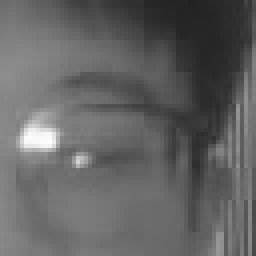
#> input picture images/blind/blind_000.jpg, 64 x 64 px, found by its file name (shown 4 times larger); its folder holds only this picture in this run
$ python validate_v5.py ../images/blind/blind_000.jpg
#> lines starting #> are read from the running program, lines starting #| are printed output that depends on the picture; after the words box and inside, x2 and y2 are one past the last pixel; in counts of white or black regions, pixels touching at a corner belong together
"""Validate V5: morphology pipeline + multi-feature decision tree."""
import os, sys, numpy as np, cv2, json

BASE_DIR = os.path.join(os.path.dirname(__file__), '..', 'images_latest')
CLASSES = ['blind', 'center', 'down', 'left', 'right', 'up']

# ── tunable parameters ──────────────────────────────────
P = {
    'blind_mean':      95,      # mean > this → blind candidate
    'blind_std':        28,     # std < this → blind candidate
    'comp_min_area':     3,     # min component area
    'comp_max_area':   400,     # max component area
    'comp_min_circ':     0.30,  # min circularity
    'comp_max_dist':    20,     # max distance from center
    'comp_min_cy':      12,     # eyebrow rejection (y coordinate)
    'up_area_max':      55,     # area < this → up candidate
    'up_top_ratio':      0.55,  # top half dark ratio > this → up
    'down_area_min':   150,     # area > this → down candidate
    'left_ratio':        0.55,  # left half dark ratio > this → left
    'right_ratio':       0.50,  # right half dark ratio > this → right
    'center_dx_max':     3.0,   # |dx| < this → center x
    'center_dy_max':     3.0,   # |dy| < this → center y
    'cx_left':          17,     # cx < this → left (fallback)
    'cx_right':         22,     # cx > this → right (fallback)
    'cy_up':            17,     # cy < this → up (fallback)
    'cy_down':          22,     # cy > this → down (fallback)
}


def extract_features(mirrored_crop):
    """Returns dict of features, or None if no pupil found."""
    mean_val = float(np.mean(mirrored_crop))
    std_val = float(np.std(mirrored_crop))

    blur = cv2.GaussianBlur(mirrored_crop, (3, 3), 0)
    _, thresh = cv2.threshold(blur, 0, 255, cv2.THRESH_BINARY_INV + cv2.THRESH_OTSU)

    # Step 3: 3x3 close → fill small holes inside pupil (iRIS reflection)
    kernel3 = cv2.getStructuringElement(cv2.MORPH_ELLIPSE, (3, 3))
    closed = cv2.morphologyEx(thresh, cv2.MORPH_CLOSE, kernel3)

    # Step 4: 5x5 open → kill lashes, keep pupil
    kernel5 = cv2.getStructuringElement(cv2.MORPH_ELLIPSE, (5, 5))
    opened = cv2.morphologyEx(closed, cv2.MORPH_OPEN, kernel5)

    # Global dark pixel stats (on opened image)
    dark_f = (opened > 0).astype(np.float32)
    dark_total = float(np.sum(dark_f))
    dark_pct = dark_total / 1600.0

    col_dk = np.sum(dark_f, axis=0)
    row_dk = np.sum(dark_f, axis=1)

    left_total = float(np.sum(col_dk[:20]))
    right_total = float(np.sum(col_dk[20:]))
    top_total = float(np.sum(row_dk[:20]))
    bot_total = float(np.sum(row_dk[20:]))

    if dark_total > 0:
        left_ratio = left_total / dark_total
        top_ratio = top_total / dark_total
    else:
        left_ratio = 0.5
        top_ratio = 0.5

    # Step 5: connected components
    num_labels, labels, stats, centroids = cv2.connectedComponentsWithStats(
        opened, connectivity=8)

    best_area = 0
    best_cx = -1
    best_cy = -1
    best_circ = 0

    for i in range(1, num_labels):
        area = stats[i, cv2.CC_STAT_AREA]
        if area < P['comp_min_area'] or area > P['comp_max_area']:
            continue

        comp_mask = (labels == i).astype(np.uint8)
        conts, _ = cv2.findContours(comp_mask, cv2.RETR_EXTERNAL, cv2.CHAIN_APPROX_SIMPLE)
        if not conts:
            continue
        c = conts[0]
        area_c = cv2.contourArea(c)
        peri = cv2.arcLength(c, True)
        if peri == 0:
            continue
        circ = 4 * np.pi * area_c / (peri * peri)
        if circ < P['comp_min_circ']:
            continue

        cx, cy = centroids[i]
        dist = np.sqrt((cx - 19.5) ** 2 + (cy - 19.5) ** 2)
        if dist > P['comp_max_dist']:
            continue
        if cy < P['comp_min_cy']:
            continue

        if area > best_area:
            best_area = area
            best_cx = cx
            best_cy = cy
            best_circ = circ

    return {
        'mean': mean_val, 'std': std_val,
        'dark_pct': dark_pct, 'dark_total': dark_total,
        'left_ratio': left_ratio, 'top_ratio': top_ratio,
        'pupil_area': best_area, 'pupil_cx': best_cx,
        'pupil_cy': best_cy, 'pupil_circ': best_circ,
        'dx': best_cx - 19.5 if best_cx > 0 else 0,
        'dy': best_cy - 19.5 if best_cy > 0 else 0,
    }


def classify(f):
    """Decision tree using extracted features. Returns class_idx."""
    # Blind: bright + low texture
    if f['mean'] > P['blind_mean'] and f['std'] < P['blind_std']:
        return 0  # blind

    # No pupil component found → check dark stats for blind vs center fallback
    if f['pupil_area'] < P['comp_min_area']:
        if f['dark_pct'] < 0.06:
            return 0  # blind (hardly any dark)
        if f['mean'] > 85:
            return 0  # blind
        return 1  # center fallback

    area = f['pupil_area']
    left_r = f['left_ratio']
    top_r = f['top_ratio']
    dx = f['dx']
    dy = f['dy']
    cx = f['pupil_cx']
    cy = f['pupil_cy']

    # Up: small pupil + top-heavy dark
    if area < P['up_area_max'] and top_r > P['up_top_ratio']:
        return 5

    # Down: large pupil (iris fully exposed)
    if area > P['down_area_min']:
        return 2

    # Left: dark biased to left side of mirrored image
    if left_r > P['left_ratio']:
        return 3

    # Right: dark biased to right side
    right_r = 1.0 - left_r
    if right_r > P['right_ratio']:
        return 4

    # Center: pupil near center
    if abs(dx) < P['center_dx_max'] and abs(dy) < P['center_dy_max']:
        return 1

    # Fallback by centroid position
    if cx > 0 and cy > 0:
        if cy < P['cy_up']:
            return 5
        elif cy > P['cy_down']:
            return 2
        elif cx < P['cx_left']:
            return 3
        elif cx > P['cx_right']:
            return 4

    return 1  # center fallback


def evaluate(params_override=None):
    """Run evaluation, return (confusion_matrix, per_class_correct, per_class_total, details)."""
    global P
    saved = dict(P)
    if params_override:
        P.update(params_override)

    confusion = np.zeros((6, 6), dtype=int)
    details = {c: {'correct': 0, 'total': 0, 'mis': []} for c in CLASSES}

    for ti, tcls in enumerate(CLASSES):
        d = os.path.join(BASE_DIR, tcls)
        if not os.path.isdir(d):
            continue
        for fname in sorted(os.listdir(d)):
            if not fname.lower().endswith('.jpg'):
                continue
            fpath = os.path.join(d, fname)
            img = cv2.imread(fpath, cv2.IMREAD_GRAYSCALE)
#> img is the input picture: shape (64, 64); min 34, max 255, mean 98.9
            if img is None:
                continue

            mirrored = cv2.flip(img, 1)
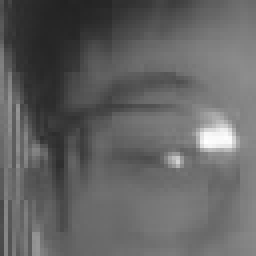
#> mirrored: shape (64, 64) (shown 4 times larger); min 34, max 255, mean 98.9
            f = extract_features(mirrored)
#> in extract_features, `mean_val = float(np.mean(mirrored_crop))`: mean_val = 98.86
#> in extract_features, `std_val = float(np.std(mirrored_crop))`: std_val = 32.33
#> in extract_features, `_, thresh = cv2.threshold(blur, 0, 255, cv2.THRESH_BINARY_INV + cv2.TH..`:
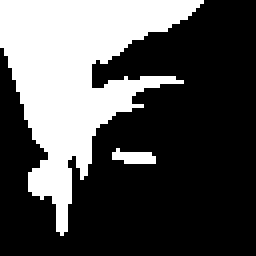
#> thresh: shape (64, 64) (shown 4 times larger); 32% white; 2 white regions, box (x1, y1, x2, y2) and area: (0, 0, 51, 59) 1282, (28, 37, 39, 41) 30
#> in extract_features, `closed = cv2.morphologyEx(thresh, cv2.MORPH_CLOSE, kernel3)`:
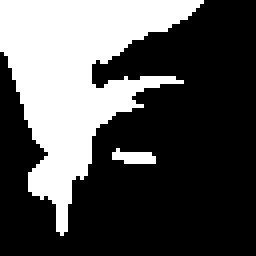
#> closed: shape (64, 64) (shown 4 times larger); 32.4% white; 2 white regions, box (x1, y1, x2, y2) and area: (0, 0, 51, 59) 1298, (28, 37, 39, 41) 30
#> in extract_features, `opened = cv2.morphologyEx(closed, cv2.MORPH_OPEN, kernel5)`:
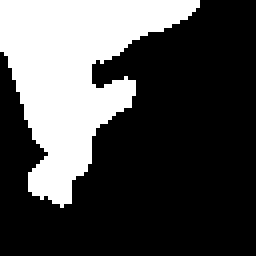
#> opened: shape (64, 64) (shown 4 times larger); 30.2% white; 1 white region, box (x1, y1, x2, y2) and area: (0, 0, 50, 52) 1235
#> in extract_features, `dark_total = float(np.sum(dark_f))`: dark_total = 1235
#> in extract_features, `dark_pct = dark_total / 1600.0`: dark_pct = 0.772
#> in extract_features, `col_dk = np.sum(dark_f, axis=0)`: col_dk = 64 values, max 52 at index 15, min 0 at index 50, mean 19.3
#> in extract_features, `row_dk = np.sum(dark_f, axis=1)`: row_dk = 64 values, max 50 at index 0, min 0 at index 52, mean 19.3
#> in extract_features, `left_total = float(np.sum(col_dk[:20]))`: left_total = 756
#> in extract_features, `right_total = float(np.sum(col_dk[20:]))`: right_total = 479
#> in extract_features, `top_total = float(np.sum(row_dk[:20]))`: top_total = 701
#> in extract_features, `bot_total = float(np.sum(row_dk[20:]))`: bot_total = 534
#> in extract_features, `left_ratio = left_total / dark_total`: left_ratio = 0.612
#> in extract_features, `top_ratio = top_total / dark_total`: top_ratio = 0.568
#> in extract_features, `num_labels, labels, stats, centroids = cv2.connectedComponentsWithStat..`: num_labels = 2; stats = [[0, 0, 64, 64, 2861], [0, 0, 50, 52, 1235]]; centroids = [[37.33, 37.31], [18, 18.05]]
#> the loop in extract_features, `for i in range(1, num_labels):` made 1 pass
#> area on pass 1: 1235
#> after the loop in extract_features, `for i in range(1, num_labels):`: best_area = 0; best_cx = -1
#> f = 12 items
            pred = classify(f)
#> pred = 0

            confusion[ti][pred] += 1
            details[tcls]['total'] += 1
            if pred == ti:
                details[tcls]['correct'] += 1
            else:
                details[tcls]['mis'].append(fname)

    P.update(saved)  # restore
    return confusion, details


def print_report(confusion, details):
    total_correct = sum(d['correct'] for d in details.values())
    total_all = sum(d['total'] for d in details.values())

    print(f"\n{'True':>8} | {'Pred':>6} " + " | ".join(f"{c:>5}" for c in CLASSES) + f" | {'Acc':>6}")
    print("-" * 85)
    for ti, tcls in enumerate(CLASSES):
        n = details[tcls]['total']
        if n == 0:
            continue
        c = details[tcls]['correct']
        row = " ".join(f"{confusion[ti][pi]:>5d}" for pi in range(6))
        print(f"{tcls:>8} | {'':>6} " + row + f" | {c/n:>5.1%}")
    print("-" * 85)
    if total_all > 0:
        summary = " ".join(f"{np.sum(confusion[:, pi]):>5d}" for pi in range(6))
        print(f"{'TOTAL':>8} | {'':>6} " + summary + f" | {total_correct / total_all:>5.1%}")


def show_mis(details):
    print("\nMisclassified:")
    for cls in CLASSES:
        mis = details[cls]['mis']
        if mis:
            print(f"  {cls:>8}: {len(mis)}/{details[cls]['total']} — {', '.join(mis[:5])} ..." if len(mis) > 5 else f"  {cls:>8}: {len(mis)}/{details[cls]['total']} — {', '.join(mis)}")


# ── main ─────────────────────────────────────────────
if __name__ == '__main__':
    import sys
    if '--diag' in sys.argv:
        print("=" * 70)
        print("Feature diagnostic per class")
        print("=" * 70)
        for cls in CLASSES:
            d = os.path.join(BASE_DIR, cls)
            if not os.path.isdir(d):
                continue
            areas, left_r, top_r, dxs, dys, dark_ct = [], [], [], [], [], []
            found = 0
            for fname in sorted(os.listdir(d)):
                if not fname.lower().endswith('.jpg'):
                    continue
                img = cv2.imread(os.path.join(d, fname), cv2.IMREAD_GRAYSCALE)
                if img is None: continue
                mirrored = cv2.flip(img, 1)
                f = extract_features(mirrored)
                if f['pupil_area'] > 0:
                    areas.append(f['pupil_area'])
                    left_r.append(f['left_ratio'])
                    top_r.append(f['top_ratio'])
                    dxs.append(f['dx'])
                    dys.append(f['dy'])
                    found += 1
                dark_ct.append(f['dark_total'])
            print(f"\n{cls:>8}: {found}/{len(dark_ct)} pupil found")
            if areas:
                a = np.array(areas)
                print(f"  area   : mean={a.mean():.0f} min={a.min():.0f} max={a.max():.0f}  <50:{np.sum(a<50)}  >150:{np.sum(a>150)}")
            if left_r:
                lr = np.array(left_r)
                print(f"  left_r : mean={lr.mean():.3f} min={lr.min():.3f} max={lr.max():.3f}  >0.55:{np.sum(lr>0.55)}  <0.45:{np.sum(lr<0.45)}")
            if dxs:
                dx = np.array(dxs); dy = np.array(dys)
                print(f"  dx     : mean={dx.mean():+.1f} std={dx.std():.1f}  |x|<3:{np.sum(np.abs(dx)<3)}")
                print(f"  dy     : mean={dy.mean():+.1f} std={dy.std():.1f}  |y|<3:{np.sum(np.abs(dy)<3)}")
            if dark_ct:
                dc = np.array(dark_ct)
                print(f"  dark_tot: mean={dc.mean():.0f} min={dc.min():.0f} max={dc.max():.0f}  <100:{np.sum(dc<100)}")
            print(f"  blind trigger: mean={np.mean([f['mean'] for f in [extract_features(cv2.flip(cv2.imread(os.path.join(d, fn), 0), 1)) for fn in sorted(os.listdir(d)) if fn.endswith('.jpg')]]) if sorted(os.listdir(d)) else 0:.1f}")
    else:
        print("=" * 70)
        print("V5 Baseline: morphology + multi-feature decision tree")
        print("=" * 70)
        confusion, details = evaluate()
        print_report(confusion, details)
        show_mis(details)
